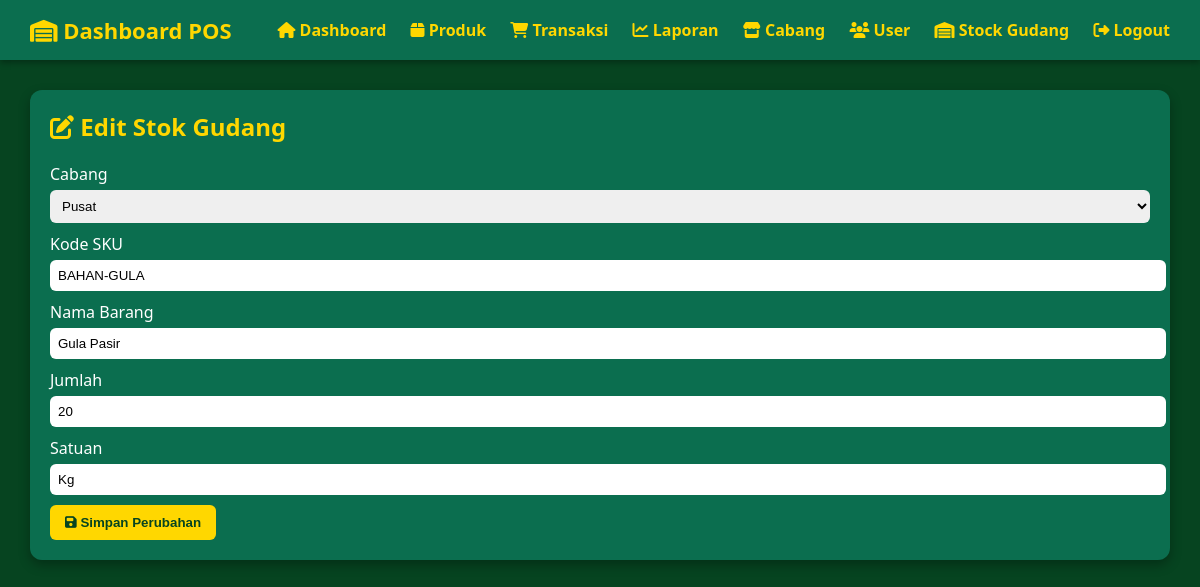
/edit_stock.php?id=1 (signed in), run on the app's committed database.
### tables this page shows
CREATE TABLE `warehouse_stock` (
  `id` int(11) NOT NULL AUTO_INCREMENT,
  `branch_id` int(11) NOT NULL,
  `sku` varchar(60) NOT NULL,
  `name` varchar(160) NOT NULL,
  `qty` int(11) NOT NULL DEFAULT 0,
  `unit` varchar(50) DEFAULT 'pcs',
  `updated_at` timestamp NOT NULL DEFAULT current_timestamp() ON UPDATE current_timestamp(),
  PRIMARY KEY (`id`),
  UNIQUE KEY `idx_warehouse_branch_sku` (`branch_id`,`sku`),
  CONSTRAINT `warehouse_stock_ibfk_1` FOREIGN KEY (`branch_id`) REFERENCES `branches` (`id`)
);

CREATE TABLE `branches` (
  `id` int(11) NOT NULL AUTO_INCREMENT,
  `name` varchar(120) NOT NULL,
  PRIMARY KEY (`id`)
);

### db.php (called while the page is built, shortened)
<?php
function db() {
    static $pdo;
    if ($pdo) return $pdo;
    try {
        $pdo = new PDO(
            "mysql:host=" . DB_HOST . ";dbname=" . DB_NAME . ";charset=utf8mb4",
            DB_USER,
            DB_PASS,
            [
                PDO::ATTR_ERRMODE => PDO::ERRMODE_EXCEPTION,
                PDO::ATTR_DEFAULT_FETCH_MODE => PDO::FETCH_ASSOC,
            ]
        );
    } catch (PDOException $e) {
        die("Database connection failed: " . $e->getMessage());
    }
    return $pdo;
}

### utils.php (called while the page is built, shortened)
<?php
if (!function_exists('e')) {
    function e($string) {
        return htmlspecialchars($string ?? '', ENT_QUOTES, 'UTF-8');
    }
}

### edit_stock.php (the view, shortened to what this page needs)
<?php
require_once __DIR__.'/../src/lib/db.php';
require_once __DIR__.'/../src/lib/utils.php';
$id = (int) $_GET['id'];
$stmt = db()->prepare("SELECT * FROM warehouse_stock WHERE id=?");
$stmt->execute([$id]);
$stock = $stmt->fetch();
$branches = db()->query("SELECT * FROM branches ORDER BY id")->fetchAll();
?>
<!DOCTYPE html>
<html lang="id">
<head>
  <link rel="stylesheet" href="/pos-web-starter/assets/css/all.min.css">
</head>
<body>
<header>
  <h1><i class="fa-solid fa-warehouse"></i> Dashboard POS</h1>
  <nav>
    <a href="dashboard.php"><i class="fa fa-home"></i> Dashboard</a>
    <a href="manage_products.php"><i class="fa fa-box"></i> Produk</a>
    <a href="pos.php"><i class="fa fa-shopping-cart"></i> Transaksi</a>
    <a href="reports.php"><i class="fa fa-chart-line"></i> Laporan</a>
    <a href="manage_branches.php"><i class="fa fa-store"></i> Cabang</a>
    <a href="manage_users.php"><i class="fa fa-users"></i> User</a>
    <a href="manage_stock.php"><i class="fa fa-warehouse"></i> Stock Gudang</a>
    <a href="logout.php"><i class="fa fa-sign-out-alt"></i> Logout</a>
  </nav>
</header>
<div class="container">
  <div class="card">
    <h2><i class="fa fa-edit"></i> Edit Stok Gudang</h2>
    <form method="post">
      <label>Cabang</label>
      <select name="branch_id" required>
        <?php foreach($branches as $b): ?>
          <option value="<?= $b['id'] ?>" <?= $b['id']==$stock['branch_id']?'selected':'' ?>>
            <?= e($b['name']) ?>
          </option>
        <?php endforeach; ?>
      </select>
      <label>Kode SKU</label>
      <input name="sku" required value="<?= e($stock['sku']) ?>">
      <label>Nama Barang</label>
      <input name="name" required value="<?= e($stock['name']) ?>">
      <label>Jumlah</label>
      <input type="number" name="qty" required min="0" value="<?= $stock['qty'] ?>">
      <label>Satuan</label>
      <input name="unit" value="<?= e($stock['unit']) ?>">
      <button type="submit"><i class="fa fa-save"></i> Simpan Perubahan</button>
    </form>
  </div>
</div>
</body>
</html>

### edit_stock.php (style rules this page uses)
body { margin:0;font-family:'Segoe UI',sans-serif;background:#064420;color:#fff; }
header { background:#0b6e4f;padding:15px 30px;display:flex;justify-content:space-between;align-items:center;box-shadow:0 3px 6px rgba(0,0,0,.3); }
header h1 { color:#ffd700;margin:0;font-size:22px; }
nav a { color:#ffd700;margin-left:20px;text-decoration:none;font-weight:bold; }
.container { padding:30px; }
.card { background:#0b6e4f;border-radius:12px;padding:20px;box-shadow:0 5px 12px rgba(0,0,0,0.3);margin-bottom:20px; }
h2 { color:#ffd700;margin-top:0; }
label { display:block;margin-top:10px;margin-bottom:5px; }
input, select { width:100%;padding:8px;border-radius:6px;border:none; }
button { margin-top:10px;padding:10px 15px;background:#ffd700;border:none;border-radius:6px;font-weight:bold;cursor:pointer;color:#064420; }

### data on the page
warehouse_stock: branch_id "Pusat", sku "BAHAN-GULA", name "Gula Pasir", qty "20", unit "Kg"
